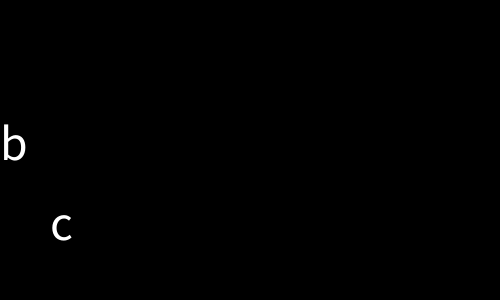
Frame 1 (no input)
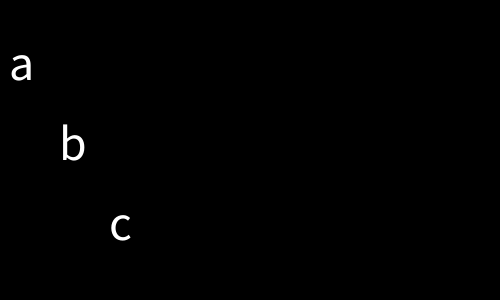
Frame 60 (the mouse pressed at the canvas centre just before this capture)
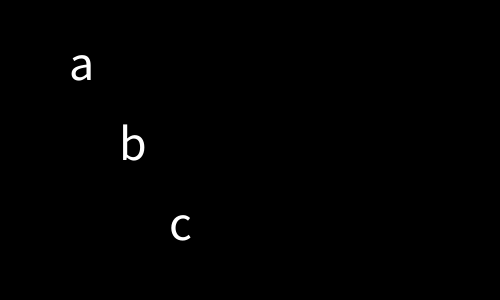
Frame 120 (the mouse held since frame 60 and released just before this capture)

The Processing sketch that drew these frames (run headless with seeded random() and noise(); from frame 60 on, the mouse is pressed at the canvas centre):

// Processing sketch: ex09_06
// ── ex09_06.pde
// 배열과 반복문을 사용하여 세 개의 문자를 오른쪽으로 이동

char[] c = {'a', 'b', 'c'};
int[] x = {-50, 0, 50};

void setup() {
  size(500, 300);
}

void draw() {
  background(0);
  textSize(50);
  for (int i = 0; i < 3; i++) {
    text(c[i], x[i], (80*i)+80);
    x[i]++;
  }
}
